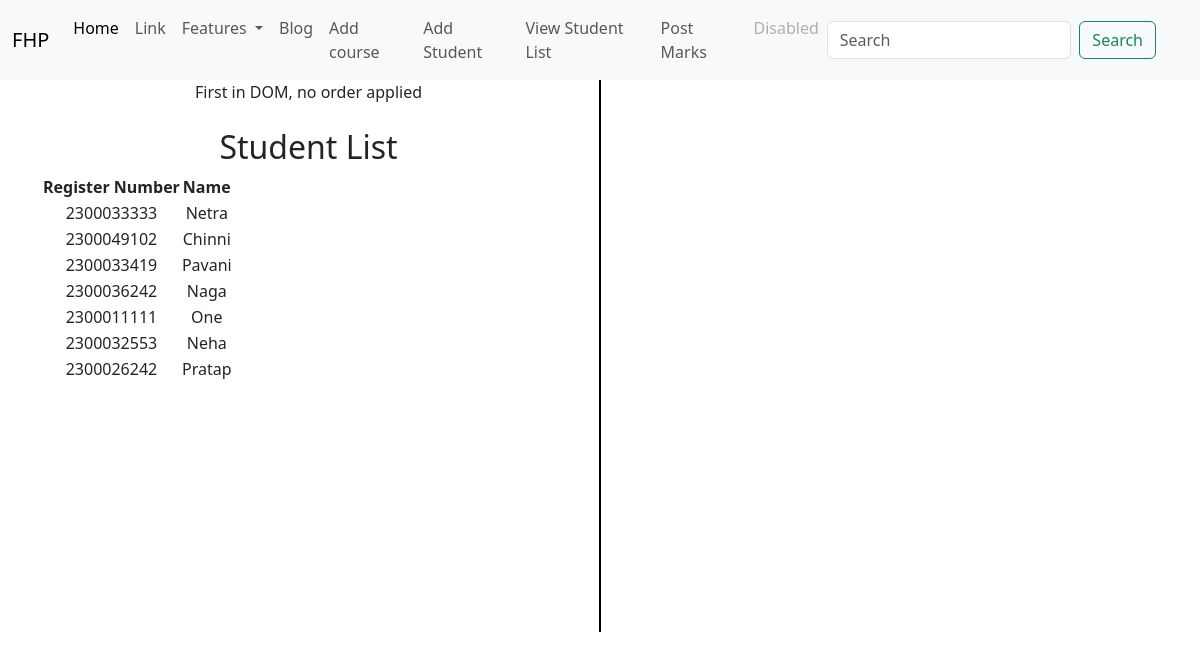
The page /student_list/ on the database its author committed.
### adminapp/models.py (models this page shows, shortened)
class StudentList(models.Model):
    Register_Number=models.CharField(max_length=20, unique=True)
    Name=models.CharField(max_length=100)
    User = models.OneToOneField(User, on_delete=models.CASCADE, null=True)

### adminapp/views.py (the view)
# urls.py: path('student_list/', views.student_list, name='student_list'),
def student_list(request):
    students = StudentList.objects.all()
    return render(request, 'adminapp/student_list.html', {'students': students})

### templates/adminapp/student_list.html (shortened to what this page needs)
{% extends 'Navbar/FacultyNavbar.html' %}
{% load static %}
{% block body %}
<div class="container text-center">
  <div class="row">
    <div class="col">
      First in DOM, no order applied
        <br><br>
            <h2>Student List</h2>
<table>
    <tr>
        <th>Register Number</th>
        <th>Name</th>
    </tr>
    {% for student in students %}
    <tr>
        <td>{{ student.Register_Number }}</td>
        <td>{{ student.Name }}</td>
    </tr>
    {% endfor %}
</table>
    </div>
      <br><br><br><br><br><br><br><br><br><br><br><br><br><br><br><br>
      <br><br><br><br><br><br><br>
       <div class="col-auto d-flex align-items-center">
      <div style="border-left: 2px solid black; height: 100%;"></div>
    </div>
    <div class="col">
        <br><br>
    </div>
  </div>
</div>
{% endblock %}

### templates/Navbar/FacultyNavbar.html (shortened to what this page needs)
<!DOCTYPE html>
<html lang="en">
<head>
    <link href="https://cdn.jsdelivr.net/npm/bootstrap@5.3.3/dist/css/bootstrap.min.css" rel="stylesheet">
</head>
<body>
<nav class="navbar navbar-expand-lg bg-body-tertiary">
  <div class="container-fluid">
    <a class="navbar-brand" href="{% url 'projecthomepage' %}" >FHP</a>
    <div class="collapse navbar-collapse" id="navbarSupportedContent">
      <ul class="navbar-nav me-auto mb-2 mb-lg-0">
        <li class="nav-item">
          <a class="nav-link active" aria-current="page" href="#">Home</a>
        </li>
        <li class="nav-item">
          <a class="nav-link" href="#">Link</a>
        </li>
        <li class="nav-item dropdown">
          <a class="nav-link dropdown-toggle" href="#" role="button" data-bs-toggle="dropdown" aria-expanded="false">
            Features
          </a>
          <li class="nav-item">
          <a class="nav-link" href="{% url 'facultyapp:add_blog' %} ">Blog</a>
        </li>
          <li class="nav-item">
          <a class="nav-link" href="{% url 'facultyapp:add_course' %}">Add course</a>
        </li>
          <li class="nav-item">
          <a class="nav-link" href="{% url 'add_student' %}">Add Student</a>
        </li>
          <li class="nav-item">
          <a class="nav-link" href="{% url 'facultyapp:view_student_list' %}">View Student List</a>
        </li>
          <li class="nav-item">
          <a class="nav-link" href="{% url 'facultyapp:post_marks' %}">Post Marks</a>
        </li>
        <li class="nav-item">
          <a class="nav-link disabled" aria-disabled="true">Disabled</a>
        </li>
      </ul>
      <form class="d-flex" role="search">
        <input class="form-control me-2" type="search" placeholder="Search" aria-label="Search">
        <button class="btn btn-outline-success" type="submit">Search</button>
      </form>
    </div>
    <ul  class="navbar-nav ms-auto">
<li>
        {% if user.is_authenticated %}
        <li class="nav-item">
        <span class="nav-link">Welcome, {{ user.username }}</span>
    </li>
          <li class="nav-item">
          <a class="nav-link" href="{% url 'logout' %}">Logout</a>
          </li>
        {% else %}
                <li class="nav-item">
          <a class="nav-link" href="#"></a>
        </li>
          <li class="nav-item">
          <a class="nav-link" href="#"></a>
        </li>
        {% endif %}
 </li>
      </ul>
  </div>
</nav>
{% block body %}
{% endblock %}
</body>
</html>

### rows shown on the page
StudentList: Register_Number "2300033333", Name "Netra"
StudentList: Register_Number "2300049102", Name "Chinni"
StudentList: Register_Number "2300033419", Name "Pavani"
StudentList: Register_Number "2300036242", Name "Naga"
StudentList: Register_Number "2300011111", Name "One"
StudentList: Register_Number "2300032553", Name "Neha"
StudentList: Register_Number "2300026242", Name "Pratap"
